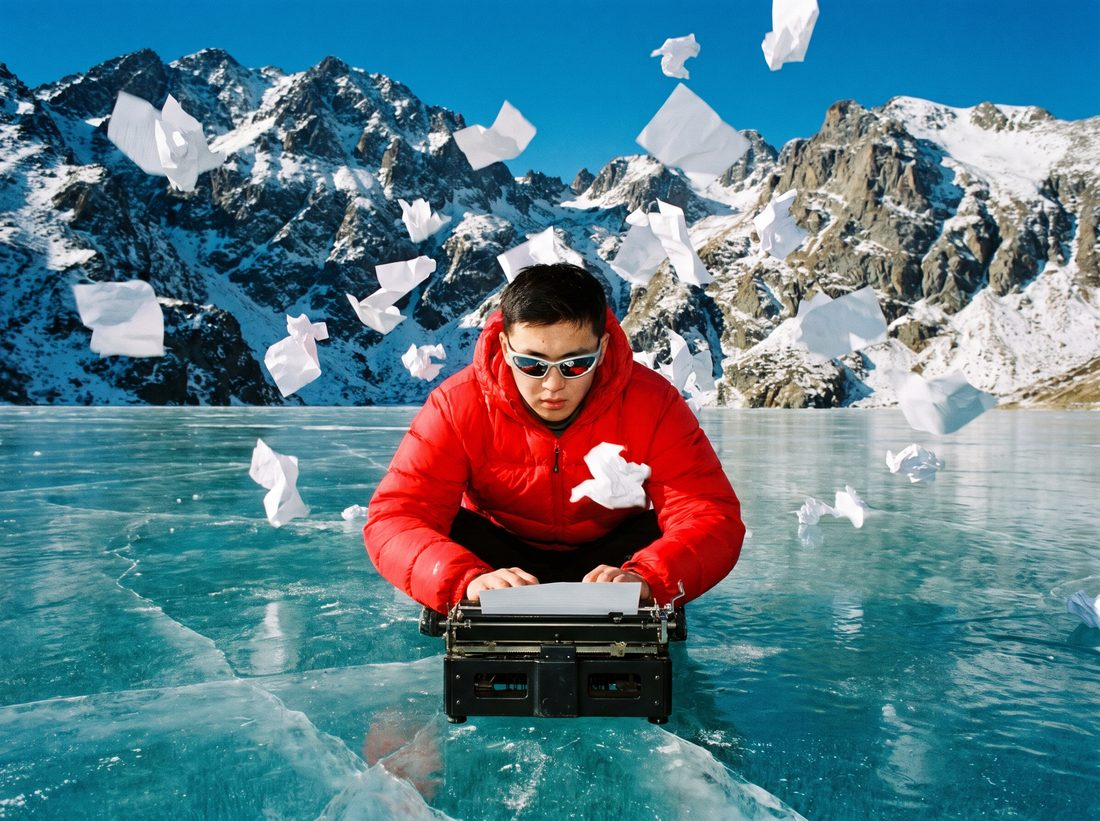
#> input picture img/m1.jpg, 1100 x 821 px
$ python -i render.py   (imports and definitions only)
#> lines starting #> are read from the running program, lines starting #| are printed output that depends on the picture
### montage/examples/tenge/panels.py
import os
ROOT = os.environ.get("MONTAGE_ROOT", os.getcwd())
"""Self-made graphic panels (ref2 style: grid paper + tilted 3D card)."""
import json, math
import numpy as np
from PIL import Image, ImageDraw, ImageFilter, ImageFont

FD = os.path.join(ROOT, "fonts/")
ACC = (236, 196, 146)
INK = (34, 30, 28)
RED = (196, 52, 40)
PW, PH = 1080, 920          # panel size (bottom part of the frame)


# [10 lines left out: function F, not called in this run]


def eo(x):
    x = min(max(x, 0), 1); return 1 - (1 - x) ** 3


def eio(x):
    x = min(max(x, 0), 1); return x * x * (3 - 2 * x)


def grid_bg(w=PW, h=PH):
#> called with w = 1080, h = 920
    im = Image.new("RGB", (w, h), (246, 245, 242))
    d = ImageDraw.Draw(im)
    for x in range(0, w, 60):
        d.line([(x, 0), (x, h)], fill=(214, 214, 214), width=2)
    for y in range(0, h, 60):
        d.line([(0, y), (w, y)], fill=(214, 214, 214), width=2)
    return im


GRID = grid_bg()
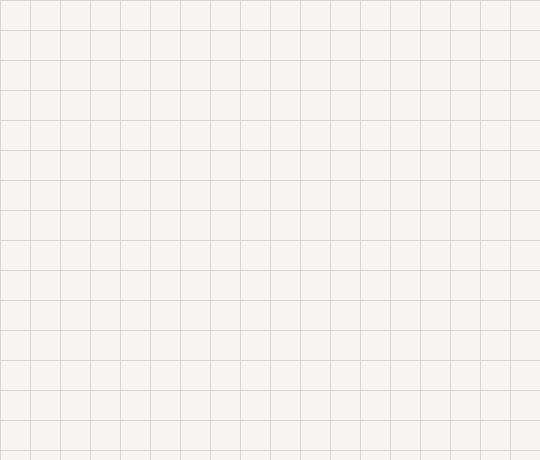
#> GRID: PIL image 1080x920 RGB (shown at 1/2 size); mean R, G, B 243.9, 242.9, 240.1


# [18 lines left out: functions card_on_grid, rounded, not called in this run]


def ctext(d, xy, txt, font, fill, anchor="mm"):
    d.text(xy, txt, font=font, fill=fill, anchor=anchor)


# ------------------------------------------------------------------ map (London -> Kazakhstan, 18 flights)
_world = json.load(open(os.path.join(os.path.dirname(os.path.abspath(__file__)), "world.json")))
LON0, LON1, LAT0, LAT1 = -12, 88, 33, 63
MW, MH = 940, 470
K = math.cos(math.radians(48))


# [11 lines left out: functions proj, _polys, not called in this run]


_map_cache = {}


# [18 lines left out: function base_map, not called in this run]


LONDON = (-0.13, 51.5)
ORAL = (51.37, 51.23)
ALMATY = (76.9, 43.25)


# [135 lines left out: functions arc_pts, plane_icon, map_card, big_card, year_card, months_card and 3 more, not called in this run]


# ------------------------------------------------------------------ media cards (photos / video frames)
MCW, MCH = 880, 560
_imgcache = {}


# [35 lines left out: functions load_img, fit_media, media_card, not called in this run]


_IL76 = None


# [15 lines left out: function map_card_inset, not called in this run]

### montage/examples/tenge/render.py
"""v2: all-caps captions with reference-style animations.
anims (per word): blur | drop (letters fall in) | flip (letters flip in, gold) | neon (warm flicker)
card types: stack | roll (rolling line) | stair (depth staircase)
exits: blur | dust (particle dissolve) | squash (3D fold) | streak (horizontal smear) | scatter
"""
import sys, json, subprocess, os, glob, math
ROOT = os.environ.get("MONTAGE_ROOT", os.getcwd())
sys.path.insert(0, os.path.dirname(os.path.abspath(__file__)))
import numpy as np
from PIL import Image, ImageFilter, ImageDraw, ImageFont, ImageChops

W, H, FPS = 1080, 1920, 30
SRC = os.environ.get("SRC", os.path.join(ROOT, "input", "source.mov"))
import panels as PN
# [1 line not run here, left out]
CUT = -1.0
WHITE_END = 1.70
PREVIEW = os.environ.get("PREVIEW")
DUR = 50.2
FD = os.path.join(ROOT, "fonts/")
WARM = (255, 246, 236)
rng = np.random.default_rng(3)

# ------------------------------------------------------------------ fonts
_fc = {}


# [23 lines left out: function font, not called in this run]


def ease_out(x):
    x = min(max(x, 0), 1); return 1 - (1 - x) ** 3


def ease_io(x):
    x = min(max(x, 0), 1); return x * x * (3 - 2 * x)


def back_out(x):
    x = min(max(x, 0), 1); c = 1.9; return 1 + (c + 1) * (x - 1) ** 3 + c * (x - 1) ** 2


GOLD_STOPS = [(0, (255, 244, 200)), (0.42, (236, 186, 82)), (0.52, (176, 116, 34)), (0.75, (226, 170, 66)), (1, (255, 226, 140))]


# [51 lines left out: functions gradient, glyph, not called in this run]


# ------------------------------------------------------------------ styles (ALL CAPS)
STY_OLD = {
    "kick":  dict(kind="xbold", size=62, tracking=4),
    "kickS": dict(kind="xbold", size=46, tracking=6, color=(255, 236, 214)),
    "roll":  dict(kind="black", size=108),
    "rollS": dict(kind="serif", size=118),
    "big":   dict(kind="black", size=165),
    "mid":   dict(kind="black", size=120),
    "huge":  dict(kind="black", size=215, extrude=8),
    "cond":  dict(kind="cond", size=200, extrude=8),
    "serif": dict(kind="serif", size=130),
    "serifL": dict(kind="serif", size=150),
    "neon":  dict(kind="black", size=130, color=(255, 248, 238), glow=(255, 168, 86)),
    "gold":  dict(kind="black", size=180, gold=True, glow=(255, 150, 40)),
    "goldC": dict(kind="cond", size=150, gold=True, glow=(255, 150, 40)),
    "condL": dict(kind="cond", size=130),
    "plus":  dict(kind="black", size=170, gold=True, glow=(255, 150, 40)),
}


ACC = (236, 196, 146)
STY = {
    "S":  dict(kind="msm", size=64, lower=True),                  # small top/bottom words (like 'все уже слышали')
    "kb": dict(kind="bebas", size=96, tracking=2),                # small caps (hook labels)
    "B":  dict(kind="bebas", size=250, tracking=1),               # big headline, white (new word flashes beige)
    "A":  dict(kind="bebas", size=250, tracking=1, color=ACC, acc=True),   # big headline, stays beige
    "N":  dict(kind="bebas", size=250, tracking=2, color=(255, 248, 238), glow=(255, 168, 86)),
    "G":  dict(kind="script", size=150, fb="S"),
}
from fontTools.ttLib import TTFont as _TT
# [1 line that did not run here, left out]


def script_text(t):
    t = t.lower().replace("і", "i").replace("һ", "h")
    return t if all(ord(ch) in _GV for ch in t) else None


class Cur:
    i = 0


# [16 lines left out: function wd, not called in this run]


CARDS = []


# [7 lines left out: function card, not called in this run]


# ===================================================================== EDIT
def S(n=1, t=None): return wd("S", n, t)
def B(n=1, t=None, anim="blur"): return wd("B", n, t, anim)
def A(n=1, t=None): return wd("A", n, t)
def N(n=1, t=None): return wd("N", n, t, "neon")
def G(n=1, t=None): return wd("G", n, t)
def KB(n=1, t=None): return wd("kb", n, t)


# [41 lines not run here, left out]
EXIT_DUR = {"blur": 0.16, "dust": 0.75, "squash": 0.2, "streak": 0.18, "scatter": 0.3}
# exits that take longer start a bit earlier so next card is clean
# [3 lines not run here, left out]

# ------------------------------------------------------------------ prerender / layout


# [24 lines left out: function make_word, not called in this run]


# [1 line that did not run here, left out]


def wt(i, end=False):
    return WORDS[i]["e" if end else "s"]


IMG = os.path.join(ROOT, "img/")
CLIP = os.path.join(ROOT, "clips/")
# panels: (t_in, t_out, [shots]); shot = (start_offset or None, spec dict)
# [17 lines that did not run here, left out]
SPLIT_T = 0.32
# merged split intervals (stay split when panels are close)
SPL = []
# [5 lines not run here, left out]


def _split_any(a, b):
    return any(not (b < x - SPLIT_T or a > y + SPLIT_T) for x, y in SPL)


POS_CYCLE = ["tl", "c", "br"]
# [68 lines not run here, left out]

# ------------------------------------------------------------------ drawing helpers


# [7 lines left out: function comp, not called in this run]


def alpha_mul(im, a):
    if a >= 0.999:
        return im
    im = im.copy(); im.putalpha(im.split()[3].point(lambda v: int(v * a))); return im


def xform(im, a=1.0, blur=0.0, sx=1.0, sy=1.0):
    if sx != 1 or sy != 1:
        nw, nh = max(1, int(im.size[0] * sx)), max(1, int(im.size[1] * sy))
        im = im.resize((nw, nh), Image.BILINEAR)
    if blur > 0.5:
        im = im.filter(ImageFilter.GaussianBlur(blur))
    return alpha_mul(im, a)


def place(canvas, im0, x, y, a=1.0, blur=0.0, sx=1.0, sy=1.0, dy=0):
    im = xform(im0, a, blur, sx, sy)
    comp(canvas, im, x + (im0.size[0] - im.size[0]) / 2, y + (im0.size[1] - im.size[1]) / 2 + dy)


def neon_alpha(p_frames):
    seq = [0.0, 0.9, 0.15, 1.0, 0.35, 1.0, 0.7, 1.0]
    return seq[p_frames] if p_frames < len(seq) else 1.0


# [125 lines left out: functions shine, draw_word, draw_roll, draw_stair, not called in this run]


# ------------------------------------------------------------------ dust (particle dissolve)
_dust = {}


# [51 lines left out: functions card_snapshot, dust_frame, not called in this run]


# ------------------------------------------------------------------ checks
def draw_checks(front, t):
    return


# CTA arrow (hand-drawn curve pointing down-right toward comments)
# [61 lines left out: functions draw_arrow, load_mask, flash_on, scene_a, whip, not called in this run]


HL = []
# [5 lines not run here, left out]


# [21 lines left out: functions zoom_at, zoom_img, not called in this run]


yy, xx = np.mgrid[0:H, 0:W]
VIG = (1 - 0.26 * np.clip(((xx - W / 2) / (W * 0.75)) ** 2 + ((yy - H * 0.45) / (H * 0.7)) ** 2, 0, 1))[..., None].astype(np.float32)
# [1 line not run here, left out]


def over(base, layer):
    a = layer[..., 3:4] / 255.0
    return base * (1 - a) + layer[..., :3] * a


# [9 lines left out: function split_p, not called in this run]


_clipn = {}


# [51 lines left out: functions clip_frame, shot_img, panel_at, not called in this run]


EXPERT_OY = 250   # source rows shown in split: 250..1250


# [54 lines left out: functions render_frame, frames_reader, not called in this run]


# [20 lines not run here, left out]

>>> from PIL import Image
>>> picture = Image.open('../../../img/m1.jpg')
#> picture is the input picture: PIL image 1100x821 RGB; mean R, G, B 88.6, 123, 136.1
>>> result = xform(picture)
